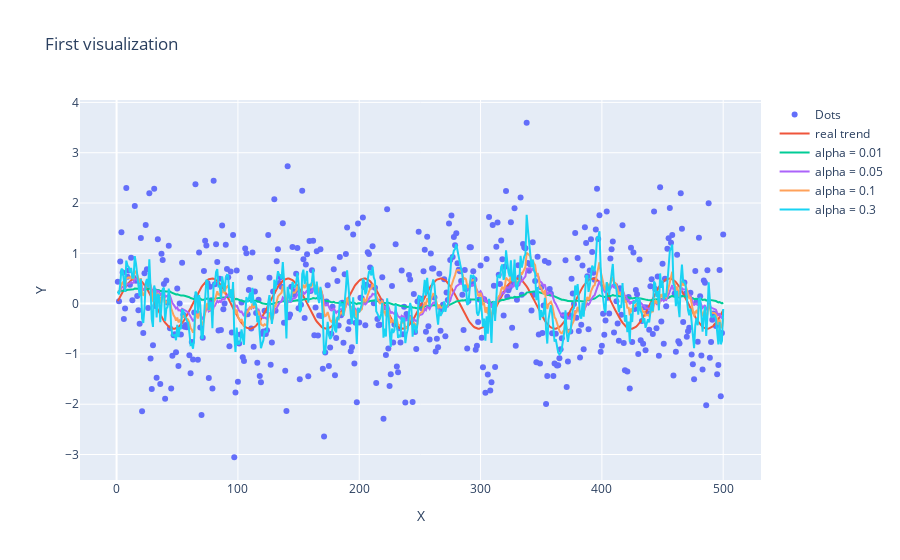

Notebook source saved alongside this figure:
### Code cell
# x,y = get_x_y()
fig = go.Figure()
fig.add_trace(go.Scatter(x=x, y=y, mode='markers', name='Dots'))
fig.add_trace(go.Scatter(x=x, y=get_real_trend(), name=f'real trend'))
for alpha in [0.01, 0.05, 0.1, 0.3]:
    fig.add_trace(go.Scatter(x=x, y=get_exp_mov_averange(alpha, x, y), name=f'alpha = {alpha}'))

fig.update_layout(
                  title="First visualization",
                  xaxis_title="X",
                  yaxis_title="Y",)
#                   margin=dict(l=0, r=0, t=30, b=0))
fig.show()

### Figure 1 — Plotly figure (JSON) as saved in the notebook; plotly's stock layout.template omitted (floating-point values rounded to 4 significant figures; data arrays with more than 128 entries replaced by an {"elided": "..."} marker saying what was removed)
{"data": [{"mode": "markers", "name": "Dots", "type": "scatter", "x": {"elided": "500 int values"}, "y": {"elided": "500 float values"}}, {"name": "real trend", "type": "scatter", "x": {"elided": "500 int values"}, "y": {"elided": "500 float values"}}, {"name": "alpha = 0.01", "type": "scatter", "x": {"elided": "500 int values"}, "y": {"elided": "500 float values"}}, {"name": "alpha = 0.05", "type": "scatter", "x": {"elided": "500 int values"}, "y": {"elided": "500 float values"}}, {"name": "alpha = 0.1", "type": "scatter", "x": {"elided": "500 int values"}, "y": {"elided": "500 float values"}}, {"name": "alpha = 0.3", "type": "scatter", "x": {"elided": "500 int values"}, "y": {"elided": "500 float values"}}], "layout": {"title": {"text": "First visualization"}, "xaxis": {"title": {"text": "X"}}, "yaxis": {"title": {"text": "Y"}}}}
